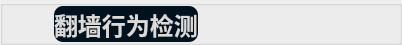
        <widget class="QGroupBox" name="groupBox">
         <property name="minimumSize">
          <size>
           <width>0</width>
           <height>45</height>
          </size>
         </property>
         <property name="maximumSize">
          <size>
           <width>16777215</width>
           <height>45</height>
          </size>
         </property>
         <property name="styleSheet">
          <string notr="true">#groupBox{
background-color: #00121e;
border: 0px solid #42adff;
border-left: 0px solid rgba(29, 83, 185, 255);
border-right: 0px solid rgba(29, 83, 185, 255);
border-bottom: 1px solid rgba(200, 200, 200,100);
;
border-radius:0px;}</string>
         </property>
         <property name="title">
          <string/>
         </property>
         <layout class="QHBoxLayout" name="horizontalLayout">
          <property name="spacing">
           <number>0</number>
          </property>
          <property name="topMargin">
           <number>0</number>
          </property>
          <property name="bottomMargin">
           <number>0</number>
          </property>
          <item>
           <widget class="QLabel" name="label_7">
            <property name="minimumSize">
             <size>
              <width>40</width>
              <height>40</height>
             </size>
            </property>
            <property name="maximumSize">
             <size>
              <width>40</width>
              <height>40</height>
             </size>
            </property>
            <property name="styleSheet">
             <string notr="true">image: url(:/img/icon/图片.png);</string>
            </property>
            <property name="text">
             <string/>
            </property>
            <property name="pixmap">
             <pixmap>../icon/图片.png</pixmap>
            </property>
            <property name="scaledContents">
             <bool>true</bool>
            </property>
           </widget>
          </item>
          <item>
           <widget class="QLabel" name="label_4">
            <property name="styleSheet">
             <string notr="true">QLabel
{
	font-size: 24px;
	font-family: &quot;Microsoft YaHei&quot;;
	font-weight: bold;
 		border-radius:9px;
		background:#00121e;
color: rgb(218, 218, 218);
}
</string>
            </property>
            <property name="text">
             <string>翻墙行为检测</string>
            </property>
           </widget>
          </item>
          <item>
           <spacer name="horizontalSpacer">
            <property name="orientation">
             <enum>Qt::Horizontal</enum>
            </property>
            <property name="sizeHint" stdset="0">
             <size>
              <width>40</width>
              <height>20</height>
             </size>
            </property>
           </spacer>
          </item>
          <item>
           <layout class="QHBoxLayout" name="horizontalLayout_5">
            <property name="spacing">
             <number>0</number>
            </property>
            <item>
             <widget class="QPushButton" name="minButton">
              <property name="minimumSize">
               <size>
                <width>50</width>
                <height>28</height>
               </size>
              </property>
              <property name="maximumSize">
               <size>
                <width>50</width>
                <height>28</height>
               </size>
              </property>
              <property name="styleSheet">
               <string notr="true">QPushButton {
border-style: solid;
border-width: 0px;
border-radius: 0px;
background-color: rgba(223, 223, 223, 0);}
QPushButton::focus{outline: none;}
QPushButton::hover {
border-style: solid;
border-width: 0px;
border-radius: 0px;
background-color: rgba(223, 223, 223, 150);}</string>
              </property>
              <property name="text">
               <string/>
              </property>
              <property name="icon">
               <iconset resource="../apprcc.qrc">
                <normaloff>:/img/icon/最小化.png</normaloff>:/img/icon/最小化.png</iconset>
              </property>
             </widget>
            </item>
            <item>
             <widget class="QPushButton" name="maxButton">
              <property name="minimumSize">
               <size>
                <width>50</width>
                <height>28</height>
               </size>
              </property>
              <property name="maximumSize">
               <size>
                <width>50</width>
                <height>28</height>
               </size>
              </property>
              <property name="styleSheet">
               <string notr="true">QPushButton {
border-style: solid;
border-width: 0px;
border-radius: 0px;
background-color: rgba(223, 223, 223, 0);}
QPushButton::focus{outline: none;}
QPushButton::hover {
border-style: solid;
border-width: 0px;
border-radius: 0px;
background-color: rgba(223, 223, 223, 150);}</string>
              </property>
              <property name="text">
               <string/>
              </property>
              <property name="icon">
               <iconset resource="../apprcc.qrc">
                <normaloff>:/img/icon/正方形.png</normaloff>
                <activeon>:/img/icon/还原.png</activeon>
                <selectedon>:/img/icon/还原.png</selectedon>:/img/icon/正方形.png</iconset>
              </property>
              <property name="checkable">
               <bool>true</bool>
              </property>
             </widget>
            </item>
            <item>
             <widget class="QPushButton" name="closeButton">
              <property name="minimumSize">
               <size>
                <width>50</width>
                <height>28</height>
               </size>
              </property>
              <property name="maximumSize">
               <size>
                <width>50</width>
                <height>28</height>
               </size>
              </property>
              <property name="styleSheet">
               <string notr="true">QPushButton {
border-style: solid;
border-width: 0px;
border-radius: 0px;
background-color: rgba(223, 223, 223, 0);}
QPushButton::focus{outline: none;}
QPushButton::hover {
border-style: solid;
border-width: 0px;
border-radius: 0px;
background-color: rgba(223, 223, 223, 150);}</string>
              </property>
              <property name="text">
               <string/>
              </property>
              <property name="icon">
               <iconset resource="../apprcc.qrc">
                <normaloff>:/img/icon/关闭.png</normaloff>:/img/icon/关闭.png</iconset>
              </property>
             </widget>
            </item>
           </layout>
          </item>
         </layout>
        </widget>
